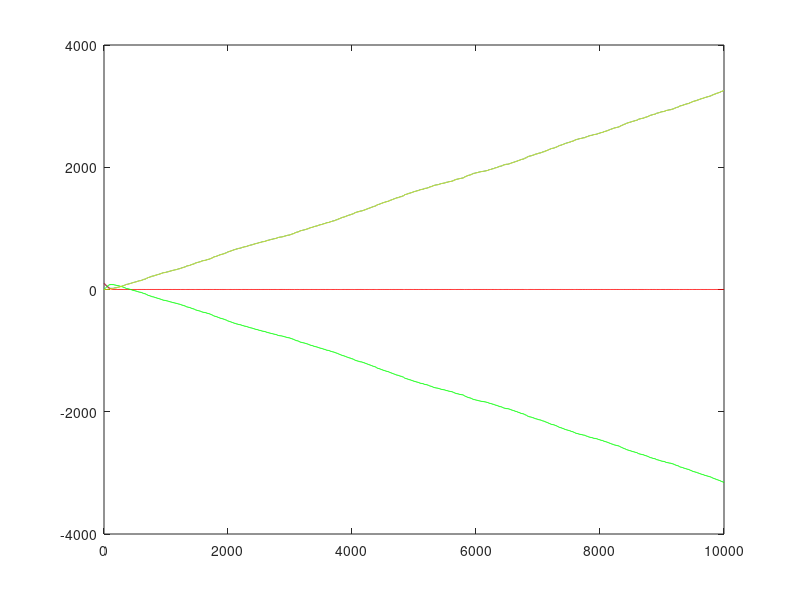

MATLAB code for this plot:
%Gillespie SSA for Michaelis-Menten System
maxN=10^4;
X=[100;100;0;0];
k=[10,5,5]; %Rate Constants
v1=[-1,-1,1,0]';
v2=[1,1,-1,0]';
v3=[1,0,-1,1]';

N=0; %Reaction counter
time=0;
timeplot=zeros(1,maxN);
Xplot=zeros(4,maxN);
timeplot(1)=0;
TimeSpent=zeros(1,601);

while N<maxN
    
    alpha=[k(1)*X(1)*X(2),k(2)*X(3),k(3)*X(3)];
    alpha0=sum(alpha);
    u=rand(); %rand for reaction
    r=rand(); %rand for timestep
    tau=(1/alpha0)*log(1/u);
    time=time+tau;
    
    Xplot(:,N+1)=X';
    
     
    if(r<alpha(1)/alpha0)       %R1 has occurred
        X=X+v1;%+S(:,1);
    elseif(r<sum(alpha(1:2))/alpha0) %R2 has occurred
        X=X+v2;%S(:,2);
    else                             %R3 has occurred
        X=X+v3;%S(:,3);
    end
    N=N+1;

end

Xplot;
%TimeSpent=TimeSpent/(sum(TimeSpent));
%bar(0:600,TimeSpent);
plot(Xplot(1,:))
hold on
plot(Xplot(2,:),'r')
plot(Xplot(3,:),'g')
plot(Xplot(4,:),'y')

